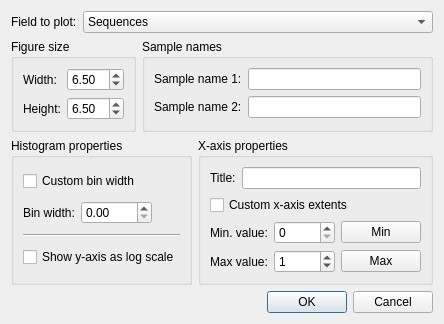
<?xml version="1.0" encoding="UTF-8"?>
<ui version="4.0">
 <class>SeqHistogramDialog</class>
 <widget class="QDialog" name="SeqHistogramDialog">
  <property name="geometry">
   <rect>
    <x>0</x>
    <y>0</y>
    <width>441</width>
    <height>310</height>
   </rect>
  </property>
  <property name="sizePolicy">
   <sizepolicy hsizetype="Fixed" vsizetype="Fixed">
    <horstretch>0</horstretch>
    <verstretch>0</verstretch>
   </sizepolicy>
  </property>
  <property name="windowTitle">
   <string>Configure plot</string>
  </property>
  <property name="windowIcon">
   <iconset>
    <normaloff>../../../../icons/programIcon.png</normaloff>../../../../icons/programIcon.png</iconset>
  </property>
  <layout class="QVBoxLayout" name="verticalLayout_5">
   <item>
    <layout class="QHBoxLayout" name="horizontalLayout_5">
     <item>
      <widget class="QLabel" name="lblFieldToPlot">
       <property name="text">
        <string>Field to plot:</string>
       </property>
      </widget>
     </item>
     <item>
      <widget class="QComboBox" name="cboFieldToPlot">
       <property name="sizePolicy">
        <sizepolicy hsizetype="Preferred" vsizetype="Fixed">
         <horstretch>1</horstretch>
         <verstretch>0</verstretch>
        </sizepolicy>
       </property>
       <item>
        <property name="text">
         <string>Sequences</string>
        </property>
       </item>
       <item>
        <property name="text">
         <string>Parental sequences</string>
        </property>
       </item>
      </widget>
     </item>
    </layout>
   </item>
   <item>
    <layout class="QHBoxLayout" name="horizontalLayout_8">
     <item>
      <widget class="QGroupBox" name="groupBox_3">
       <property name="title">
        <string>Figure size</string>
       </property>
       <layout class="QVBoxLayout" name="verticalLayout_3">
        <item>
         <layout class="QFormLayout" name="formLayout_2">
          <item row="0" column="0">
           <widget class="QLabel" name="lblFigureWidth">
            <property name="text">
             <string>Width:</string>
            </property>
           </widget>
          </item>
          <item row="0" column="1">
           <widget class="QDoubleSpinBox" name="spinFigWidth">
            <property name="decimals">
             <number>2</number>
            </property>
            <property name="minimum">
             <double>2.000000000000000</double>
            </property>
            <property name="maximum">
             <double>20.000000000000000</double>
            </property>
            <property name="singleStep">
             <double>0.500000000000000</double>
            </property>
            <property name="value">
             <double>6.500000000000000</double>
            </property>
           </widget>
          </item>
          <item row="1" column="0">
           <widget class="QLabel" name="lblFigureHeight">
            <property name="text">
             <string>Height:</string>
            </property>
           </widget>
          </item>
          <item row="1" column="1">
           <widget class="QDoubleSpinBox" name="spinFigHeight">
            <property name="minimum">
             <double>2.000000000000000</double>
            </property>
            <property name="maximum">
             <double>12.000000000000000</double>
            </property>
            <property name="singleStep">
             <double>0.500000000000000</double>
            </property>
            <property name="value">
             <double>6.500000000000000</double>
            </property>
           </widget>
          </item>
         </layout>
        </item>
       </layout>
      </widget>
     </item>
     <item>
      <widget class="QGroupBox" name="groupBox_2">
       <property name="title">
        <string>Sample names</string>
       </property>
       <layout class="QVBoxLayout" name="verticalLayout_2">
        <item>
         <layout class="QFormLayout" name="formLayout">
          <item row="0" column="0">
           <widget class="QLabel" name="lblSampleName1">
            <property name="text">
             <string>Sample name 1:</string>
            </property>
           </widget>
          </item>
          <item row="0" column="1">
           <widget class="QLineEdit" name="txtSampleName1">
            <property name="sizePolicy">
             <sizepolicy hsizetype="Expanding" vsizetype="Fixed">
              <horstretch>1</horstretch>
              <verstretch>0</verstretch>
             </sizepolicy>
            </property>
           </widget>
          </item>
          <item row="1" column="0">
           <widget class="QLabel" name="lblSampleName2">
            <property name="text">
             <string>Sample name 2:</string>
            </property>
           </widget>
          </item>
          <item row="1" column="1">
           <widget class="QLineEdit" name="txtSampleName2">
            <property name="sizePolicy">
             <sizepolicy hsizetype="Expanding" vsizetype="Fixed">
              <horstretch>1</horstretch>
              <verstretch>0</verstretch>
             </sizepolicy>
            </property>
           </widget>
          </item>
         </layout>
        </item>
       </layout>
      </widget>
     </item>
    </layout>
   </item>
   <item>
    <layout class="QHBoxLayout" name="horizontalLayout">
     <item>
      <widget class="QGroupBox" name="groupBox_4">
       <property name="title">
        <string>Histogram properties</string>
       </property>
       <layout class="QVBoxLayout" name="verticalLayout_4">
        <item>
         <widget class="QCheckBox" name="chkCustomBinWidth">
          <property name="text">
           <string>Custom bin width</string>
          </property>
         </widget>
        </item>
        <item>
         <layout class="QHBoxLayout" name="horizontalLayout_7">
          <item>
           <widget class="QLabel" name="lblBinWidth">
            <property name="text">
             <string>Bin width:</string>
            </property>
           </widget>
          </item>
          <item>
           <layout class="QHBoxLayout" name="horizontalLayout_2">
            <item>
             <widget class="QDoubleSpinBox" name="spinBinWidth">
              <property name="maximum">
               <double>1000.000000000000000</double>
              </property>
              <property name="singleStep">
               <double>0.100000000000000</double>
              </property>
             </widget>
            </item>
            <item>
             <spacer name="horizontalSpacer_2">
              <property name="orientation">
               <enum>Qt::Horizontal</enum>
              </property>
              <property name="sizeHint" stdset="0">
               <size>
                <width>40</width>
                <height>20</height>
               </size>
              </property>
             </spacer>
            </item>
           </layout>
          </item>
         </layout>
        </item>
        <item>
         <widget class="Line" name="line">
          <property name="orientation">
           <enum>Qt::Horizontal</enum>
          </property>
         </widget>
        </item>
        <item>
         <widget class="QCheckBox" name="chkLogScale">
          <property name="text">
           <string>Show y-axis as log scale</string>
          </property>
         </widget>
        </item>
       </layout>
      </widget>
     </item>
     <item>
      <widget class="QGroupBox" name="groupBox">
       <property name="title">
        <string>X-axis properties</string>
       </property>
       <layout class="QVBoxLayout" name="verticalLayout">
        <item>
         <layout class="QHBoxLayout" name="horizontalLayout_9">
          <item>
           <widget class="QLabel" name="lblTitle">
            <property name="text">
             <string>Title:</string>
            </property>
           </widget>
          </item>
          <item>
           <widget class="QLineEdit" name="txtXLabel"/>
          </item>
         </layout>
        </item>
        <item>
         <widget class="QCheckBox" name="chkCustomXaxis">
          <property name="text">
           <string>Custom x-axis extents</string>
          </property>
         </widget>
        </item>
        <item>
         <layout class="QFormLayout" name="formLayout_3">
          <item row="0" column="0">
           <widget class="QLabel" name="label_3">
            <property name="text">
             <string>Min. value:</string>
            </property>
           </widget>
          </item>
          <item row="0" column="1">
           <layout class="QHBoxLayout" name="horizontalLayout_6">
            <item>
             <widget class="QDoubleSpinBox" name="spinXmin">
              <property name="decimals">
               <number>0</number>
              </property>
              <property name="minimum">
               <double>0.000000000000000</double>
              </property>
              <property name="maximum">
               <double>10000.000000000000000</double>
              </property>
              <property name="singleStep">
               <double>10.000000000000000</double>
              </property>
              <property name="value">
               <double>0.000000000000000</double>
              </property>
             </widget>
            </item>
            <item>
             <widget class="QPushButton" name="btnXmin">
              <property name="text">
               <string>Min</string>
              </property>
             </widget>
            </item>
           </layout>
          </item>
          <item row="1" column="0">
           <widget class="QLabel" name="label">
            <property name="text">
             <string>Max value:</string>
            </property>
           </widget>
          </item>
          <item row="1" column="1">
           <layout class="QHBoxLayout" name="horizontalLayout_4">
            <item>
             <widget class="QDoubleSpinBox" name="spinXmax">
              <property name="decimals">
               <number>0</number>
              </property>
              <property name="maximum">
               <double>10000.000000000000000</double>
              </property>
              <property name="singleStep">
               <double>10.000000000000000</double>
              </property>
              <property name="value">
               <double>1.000000000000000</double>
              </property>
             </widget>
            </item>
            <item>
             <widget class="QPushButton" name="btnXmax">
              <property name="text">
               <string>Max</string>
              </property>
             </widget>
            </item>
           </layout>
          </item>
         </layout>
        </item>
       </layout>
      </widget>
     </item>
    </layout>
   </item>
   <item>
    <layout class="QHBoxLayout" name="horizontalLayout_3">
     <item>
      <spacer name="horizontalSpacer">
       <property name="orientation">
        <enum>Qt::Horizontal</enum>
       </property>
       <property name="sizeHint" stdset="0">
        <size>
         <width>168</width>
         <height>20</height>
        </size>
       </property>
      </spacer>
     </item>
     <item>
      <widget class="QDialogButtonBox" name="buttonBox">
       <property name="orientation">
        <enum>Qt::Horizontal</enum>
       </property>
       <property name="standardButtons">
        <set>QDialogButtonBox::Cancel|QDialogButtonBox::Ok</set>
       </property>
       <property name="centerButtons">
        <bool>false</bool>
       </property>
      </widget>
     </item>
    </layout>
   </item>
  </layout>
 </widget>
 <resources/>
 <connections>
  <connection>
   <sender>buttonBox</sender>
   <signal>accepted()</signal>
   <receiver>SeqHistogramDialog</receiver>
   <slot>accept()</slot>
   <hints>
    <hint type="sourcelabel">
     <x>248</x>
     <y>254</y>
    </hint>
    <hint type="destinationlabel">
     <x>157</x>
     <y>274</y>
    </hint>
   </hints>
  </connection>
  <connection>
   <sender>buttonBox</sender>
   <signal>rejected()</signal>
   <receiver>SeqHistogramDialog</receiver>
   <slot>reject()</slot>
   <hints>
    <hint type="sourcelabel">
     <x>316</x>
     <y>260</y>
    </hint>
    <hint type="destinationlabel">
     <x>286</x>
     <y>274</y>
    </hint>
   </hints>
  </connection>
 </connections>
 <designerdata>
  <property name="gridDeltaX">
   <number>10</number>
  </property>
  <property name="gridDeltaY">
   <number>10</number>
  </property>
  <property name="gridSnapX">
   <bool>true</bool>
  </property>
  <property name="gridSnapY">
   <bool>true</bool>
  </property>
  <property name="gridVisible">
   <bool>true</bool>
  </property>
 </designerdata>
</ui>
